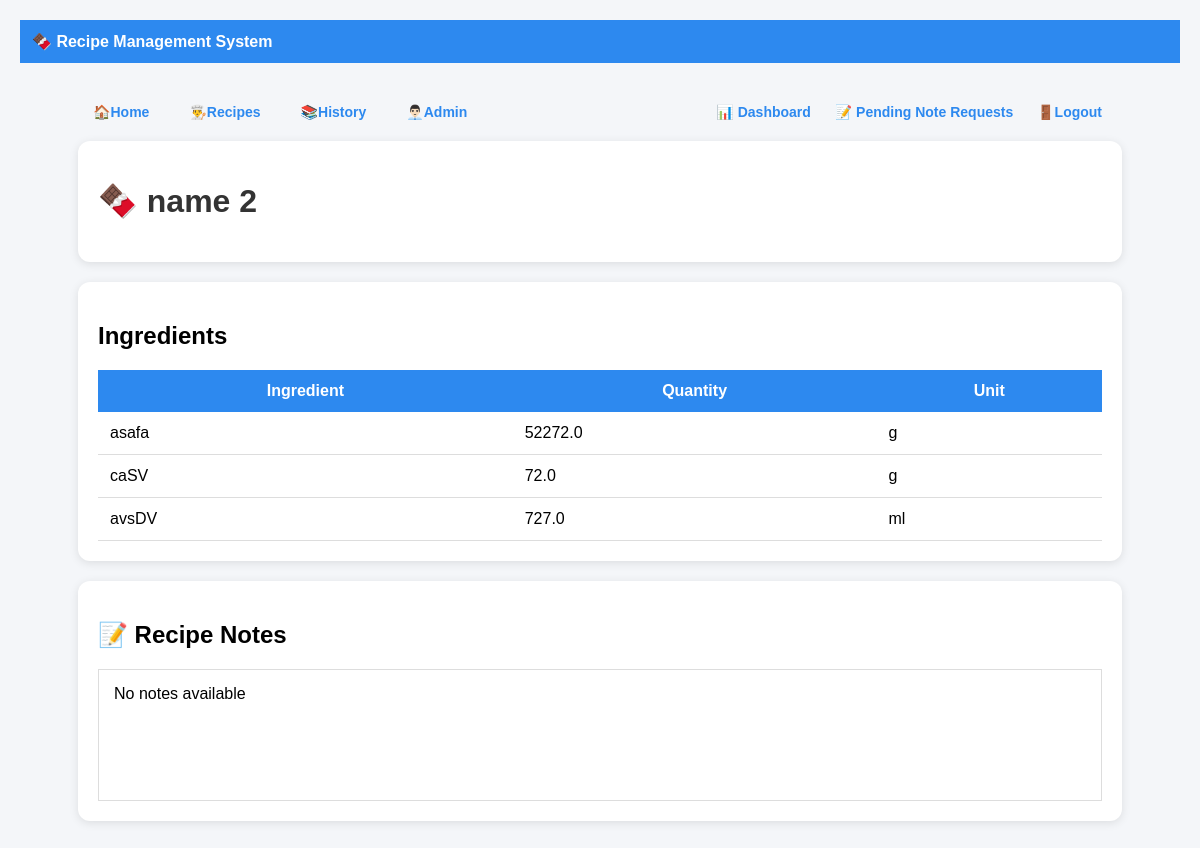
The page /recipe/4 on the database its author committed.
### models.py (models this page shows)
class Recipe(Base):
    __tablename__ = "recipes"
    id = Column(Integer, primary_key=True)
    name = Column(String, unique=True)
    notes = Column(
        Text,
        nullable=True
    )
    ingredients = relationship(
        "Ingredient",
        back_populates="recipe",
        cascade="all, delete"
    )
    note_requests = relationship(
    "NoteRequest",
    back_populates="recipe"
)

class Ingredient(Base):
    __tablename__ = "ingredients"
    id = Column(Integer, primary_key=True)
    recipe_id = Column(
        Integer,
        ForeignKey("recipes.id")
    )
    name = Column(String)
    quantity = Column(Float)
    unit = Column(String)
    recipe = relationship(
        "Recipe",
        back_populates="ingredients"
    )

### main.py (the view)
@app.get("/recipe/{recipe_id}",
         response_class=HTMLResponse)
def recipe_detail(
    request: Request,
    recipe_id: int
):
    db = SessionLocal()
    recipe = db.query(Recipe).filter(
        Recipe.id == recipe_id
    ).first()
    response = templates.TemplateResponse(
        request=request,
        name="recipe_detail.html",
        context={
            "recipe": recipe
        }
    )
    db.close()
    return response

### templates/recipe_detail.html
{% extends "base.html" %}
{% block content %}
<div class="card">
    <h1>
        🍫 {{ recipe.name }}
    </h1>
</div>
<div class="card">
    <h2>Ingredients</h2>
    <table>
        <tr>
            <th>Ingredient</th>
            <th>Quantity</th>
            <th>Unit</th>
        </tr>
        {% for ingredient in recipe.ingredients %}
        <tr>
            <td>
                {{ ingredient.name }}
            </td>
            <td>
                {{ ingredient.quantity }}
            </td>
            <td>
                {{ ingredient.unit }}
            </td>
        </tr>
        {% endfor %}
    </table>
</div>
<div class="card">
    <h2>
        📝 Recipe Notes
    </h2>
    <div style="
        border:1px solid #ddd;
        padding:15px;
        min-height:100px;
        white-space:pre-wrap;
    ">{{ recipe.notes or "No notes available" }}</div>
</div>
{% endblock %}

### static/style.css (style rules this page uses)
body { font-family: Arial, sans-serif; background-color:#f4f6f9; margin:0; padding:20px; }
.card { background:white; padding:20px; border-radius:12px; box-shadow:0 2px 8px rgba(0,0,0,0.1); margin-bottom:20px; }
h1 { color:#333; }
table { width:100%; border-collapse:collapse; }
th { background:#2d89ef; color:white; padding:12px; }
td { padding:10px; border-bottom:1px solid #ddd; }

### templates/base.html (style rules this page uses)
body { margin:0; font-family:Arial, sans-serif; background:#f4f6f9; }
.card { background:white; border-radius:12px; padding:20px; margin-top:20px; box-shadow:0 2px 10px rgba(0,0,0,0.1); }
table { width:100%; border-collapse:collapse; }
th { background:#2d89ef; color:white; padding:12px; }
td { padding:12px; border-bottom:1px solid #ddd; }

### rows shown on the page
Recipe: name "name 2", notes "No notes available"
Ingredient: name "asafa", quantity "52272.0", unit "g"
Ingredient: name "caSV", quantity "72.0", unit "g"
Ingredient: name "avsDV", quantity "727.0", unit "ml"
